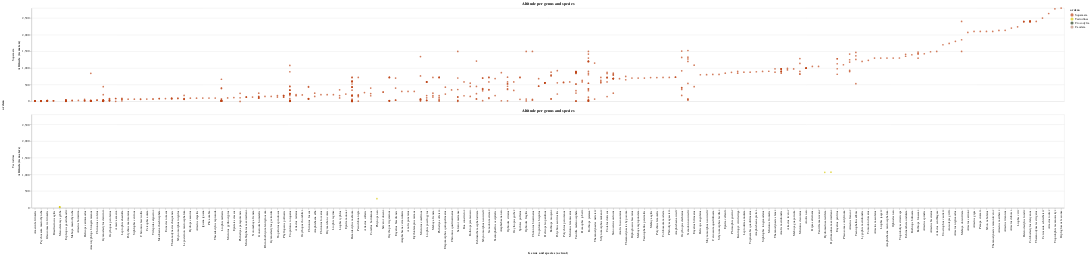

Notebook code for this chart:
### Code cell
# ordering x-axis per mean altitude - OUTLIER: ordem nula
temp = alt.Chart(teste[(teste['altitude'] != '7468') & (~teste['ordem'].isna())], title='Altitude per genus and species').mark_circle().encode(
    x = alt.X('genero_e_especie_atual', type='nominal', title='Genus and species (actual)',
             sort=alt.EncodingSortField('altitude', op="mean", order="ascending")),
    y = alt.Y('altitude', type='quantitative', title='Altitude (in meters)'),
    color = alt.Color('ordem', scale= alt.Scale(domain=ordens, range=cores)),
    tooltip = alt.Tooltip(['ordem', 'genero_e_especie_atual', 'altitude'])
)

# temp.save('./graphs/altitude/altitude_per_genus_and_species-facetado.html')

temp.facet(row="ordem:N")

### Figure 1 — Vega-Lite specification as saved in the notebook (floating-point values rounded to 4 significant figures; data arrays with more than 128 entries replaced by an {"elided": "..."} marker saying what was removed)
{"config": {"view": {"continuousWidth": 400, "continuousHeight": 300}}, "data": {"name": "data-b4508a028169ed4fe2e6747212662eb1"}, "facet": {"row": {"type": "nominal", "field": "ordem"}}, "spec": {"mark": "circle", "encoding": {"color": {"type": "nominal", "field": "ordem", "scale": {"domain": ["Squamata", "Testudines", "Crocodylia", "Caudata"], "range": ["#BF4417", "#D9CB0B", "#284021", "#BF8D7A"]}}, "tooltip": [{"type": "nominal", "field": "ordem"}, {"type": "nominal", "field": "genero_e_especie_atual"}, {"type": "nominal", "field": "altitude"}], "x": {"type": "nominal", "field": "genero_e_especie_atual", "sort": {"field": "altitude", "op": "mean", "order": "ascending"}, "title": "Genus and species (actual)"}, "y": {"type": "quantitative", "field": "altitude", "title": "Altitude (in meters)"}}, "title": "Altitude per genus and species"}, "$schema": "https://vega.github.io/schema/vega-lite/v4.8.1.json", "datasets": {"data-b4508a028169ed4fe2e6747212662eb1": {"elided": "645 records"}}}
